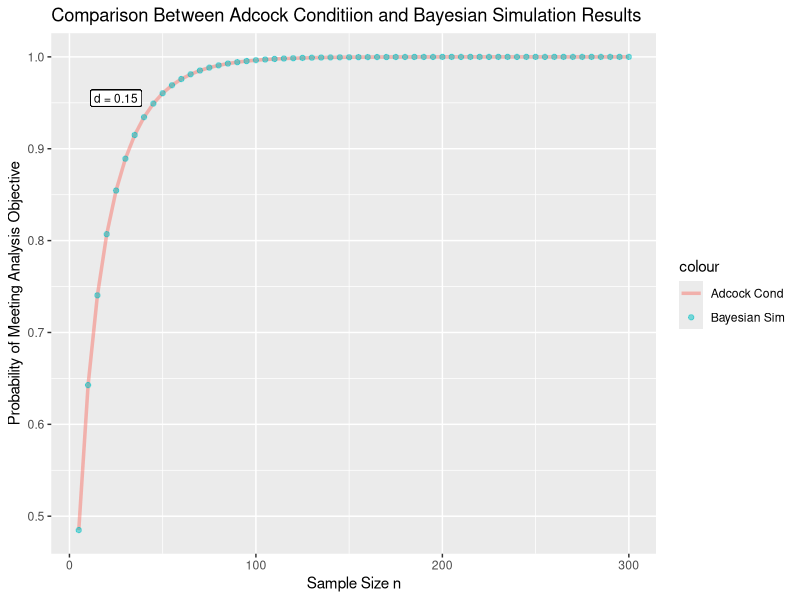
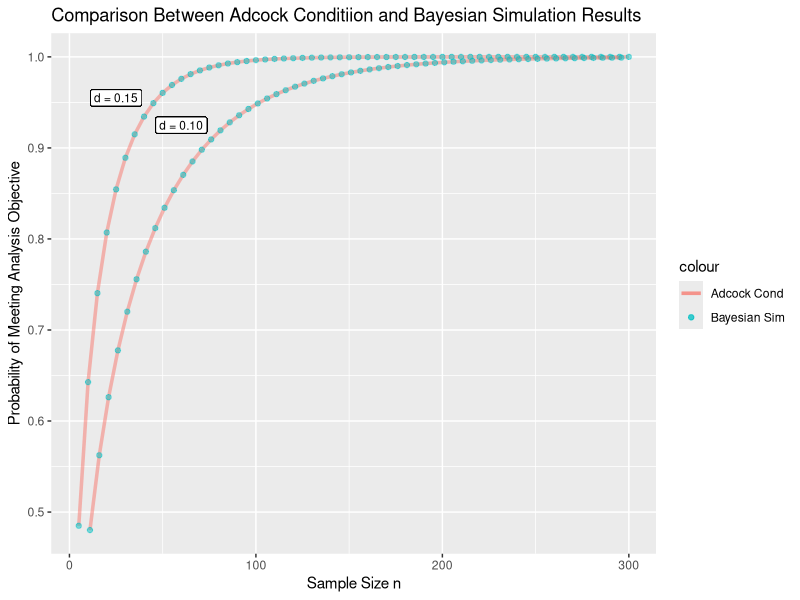
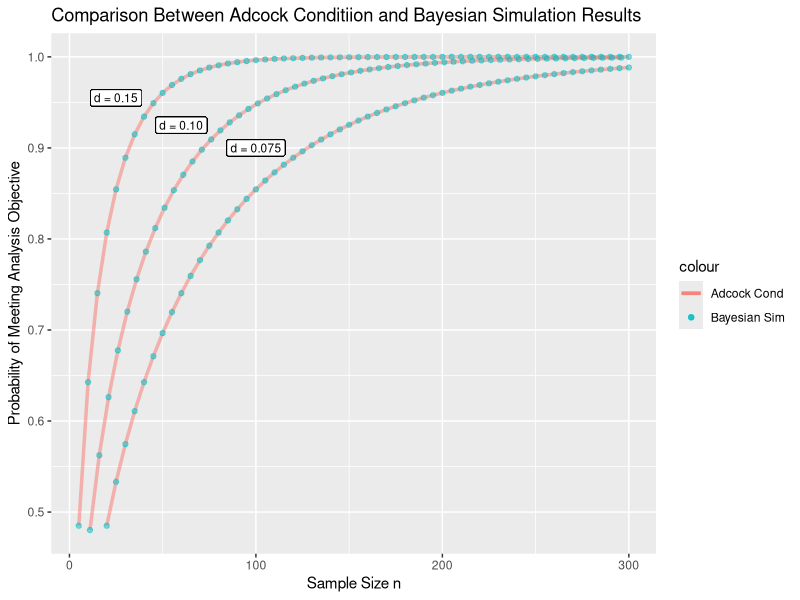
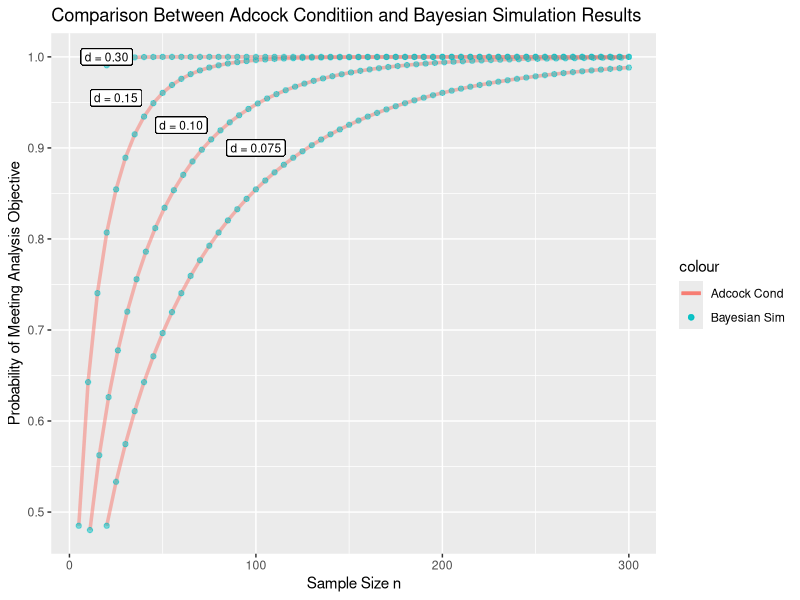

Here is the R script that generated these plots, in order:
## ---- chunk 1
adcock <- function(n, d, sig_sq){
  sigma <- sqrt(sig_sq)
  lhs <- 2 * pnorm(d / (sigma / sqrt(n))) - 1 
  
  # returns left hand side expression, right hand side is 1 - alpha
  return(lhs)
}
## ---- chunk 2
bayes_adcock_lhs <- function(n, d, mu_beta_a, mu_beta_d, n_a, n_d, sig_sq){

  count <- 0
  maxiter <- 1000
  lhs <- c()
  
  # Design Stage
  for(i in 1:maxiter){
    var_d <- sig_sq * ((n_d + n) / (n * n_d))
    xbar <- rnorm(n=1, mean = mu_beta_d, sd = sqrt(var_d))

    lambda <- ((n_a * mu_beta_a) + (n * xbar)) / (n_a + n)

    phi_1 <- (sqrt(n_a + n) / sqrt(sig_sq)) * (xbar + d - lambda)
    phi_2 <- (sqrt(n_a + n) / sqrt(sig_sq)) * (xbar - d - lambda)

    lhs <- c(lhs, pnorm(phi_1) - pnorm(phi_2))

  }

  lhs_avg <- mean(lhs)
  return(lhs_avg)
}
## ---- chunk 3
library(ggplot2)
n <- seq(5, 300, 5)
n_a <- n_d <- 1e-8
d <- 0.15
set.seed(1)
sig_sq <- runif(1, 0, 1)
mu_beta_d <- runif(1, 0, 1) 
mu_beta_a <- runif(1, 0, 1) 

lhs1 <- adcock(n, d, sig_sq)
lhs2 <- c()
for(i in n){
  lhs2 <- c(lhs2, bayes_adcock_lhs(n = i, d, mu_beta_a, mu_beta_d, n_a, n_d, sig_sq))
}


df1 <- as.data.frame(cbind(n, lhs1))
df2 <- as.data.frame(cbind(n, lhs2))

p <- ggplot(df1, alpha = 0.5, aes(x = n, y = lhs1, color="Adcock Cond"))
p <- p + geom_line(data = df1, alpha = 0.5, aes(x = n, y = lhs1, color="Adcock Cond"), lwd = 1.2)

p1 <- p + geom_point(data = df2, alpha = 0.5, aes(x = n, y = lhs2, color="Bayesian Sim"),lwd=1.2) +
  ylab("Probability of Meeting Analysis Objective") + xlab("Sample Size n") + 
  ggtitle("Comparison Between Adcock Conditiion and Bayesian Simulation Results")


p1  <- p1 + geom_label(
      label="d = 0.15", 
      x=25,
      y=0.955,
      color = "black", size = 3
      )

p1

## ---- chunk 4
library(ggplot2)
n <- seq(11, 300, 5)
n_a <- n_d <- 1e-8
d <- 0.10
set.seed(1)
sig_sq <- runif(1, 0, 1)
mu_beta_d <- runif(1, 0, 1) 
mu_beta_a <- 0

lhs1 <- adcock(n, d, sig_sq)
lhs2 <- c()
for(i in n){
  lhs2 <- c(lhs2, bayes_adcock_lhs(n = i, d, mu_beta_a, mu_beta_d, n_a, n_d, sig_sq))
}


df1 <- as.data.frame(cbind(n, lhs1))
df2 <- as.data.frame(cbind(n, lhs2))

p2 <- p1 + geom_line(data = df1, alpha = 0.5, aes(x = n, y = lhs1, color="Adcock Cond"), lwd = 1.2)

p3 <- p2 + geom_point(data = df2, alpha = 0.5, aes(x = n, y = lhs2, color="Bayesian Sim"),lwd=1.2) +
  ylab("Probability of Meeting Analysis Objective") + xlab("Sample Size n") + 
  ggtitle("Comparison Between Adcock Conditiion and Bayesian Simulation Results")


p3  <- p3 + geom_label(
      label="d = 0.10", 
      x= 60,
      y=0.925,
      color = "black", size = 3
      )

p3

## ---- chunk 5
library(ggplot2)
n <- seq(20, 300, 5)
n_a <- n_d <- 1e-8
d <- 0.075
set.seed(1)
sig_sq <- runif(1, 0, 1)
mu_beta_d <- runif(1, 0, 1) 
mu_beta_a <- 0

lhs1 <- adcock(n, d, sig_sq)
lhs2 <- c()
for(i in n){
  lhs2 <- c(lhs2, bayes_adcock_lhs(n = i, d, mu_beta_a, mu_beta_d, n_a, n_d, sig_sq))
}


df1 <- as.data.frame(cbind(n, lhs1))
df2 <- as.data.frame(cbind(n, lhs2))

p4 <- p3 + geom_line(data = df1, alpha = 0.5, aes(x = n, y = lhs1, color="Adcock Cond"), lwd = 1.2)

p5 <- p4 + geom_point(data = df2, alpha = 0.5, aes(x = n, y = lhs2, color="Bayesian Sim"),lwd=1.2) +
  ylab("Probability of Meeting Analysis Objective") + xlab("Sample Size n") + 
  ggtitle("Comparison Between Adcock Conditiion and Bayesian Simulation Results")


p5  <- p5 + geom_label(
      label="d = 0.075", 
      x=100,
      y=0.9,
      color = "black", size = 3
      )

p5
## ---- chunk 6
library(ggplot2)
n <- seq(20, 300, 5)
n_a <- n_d <- 1e-8
d <- 0.3
set.seed(1)
sig_sq <- runif(1, 0, 1)
mu_beta_d <- runif(1, 0, 1) 
mu_beta_a <- 0

lhs1 <- adcock(n, d, sig_sq)
lhs2 <- c()
for(i in n){
  lhs2 <- c(lhs2, bayes_adcock_lhs(n = i, d, mu_beta_a, mu_beta_d, n_a, n_d, sig_sq))
}


df1 <- as.data.frame(cbind(n, lhs1))
df2 <- as.data.frame(cbind(n, lhs2))

p6 <- p5 + geom_line(data = df1, alpha = 0.5, aes(x = n, y = lhs1, color="Adcock Cond"), lwd = 1.2)

p7 <- p6 + geom_point(data = df2, alpha = 0.5, aes(x = n, y = lhs2, color="Bayesian Sim"),lwd=1.2) +
  ylab("Probability of Meeting Analysis Objective") + xlab("Sample Size n") + 
  ggtitle("Comparison Between Adcock Conditiion and Bayesian Simulation Results")


p7  <- p7 + geom_label(
      label="d = 0.30", 
      x=20,
      y=1,
      color = "black", size = 3
      )

p7
